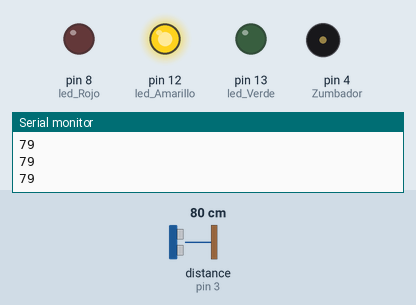
This sketch was run on a simulated Arduino Uno, built with avr-gcc and run on an emulated ATmega328P. On the bench: output pins drawn as LEDs (lit = HIGH), buzzer (waves = sounding, pin HIGH), the last lines printed to the serial monitor. Wiring (inferred from the names in the program): ultrasonic range finder: trigger pin 2; echo pin 3. The test bench sets the inputs (shaded band); at power-on: distance to the obstacle (sensor on pin 3) 80 cm. The echo pulse lasts 58.3 µs per cm; pins used as bus, display or sensor lines are not drawn.

Above: at 1.2 s.
1.3 s: distance to the obstacle (sensor on pin 3) set to 57 cm
2.8 s: distance to the obstacle (sensor on pin 3) set to 48 cm
At 3.1 s:
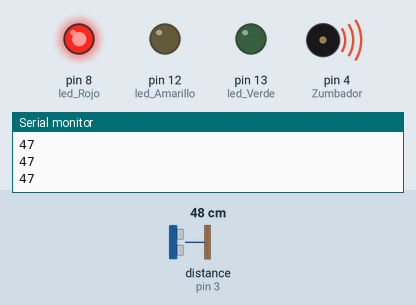
4.3 s: distance to the obstacle (sensor on pin 3) set to 60 cm
At 5.0 s:
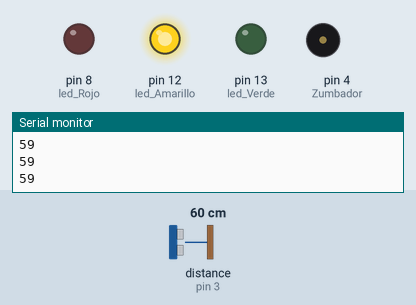
5.9 s: distance to the obstacle (sensor on pin 3) set to 2 cm
At 7.2 s:
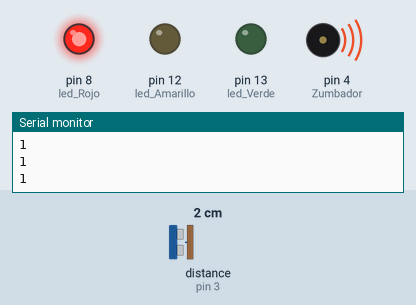
7.5 s: distance to the obstacle (sensor on pin 3) set to 120 cm
At 7.9 s:
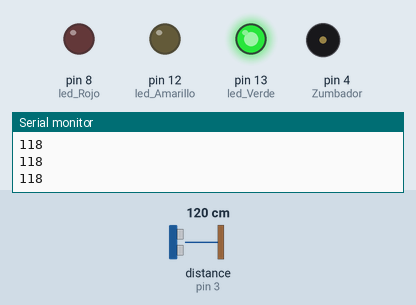
9.0 s: distance to the obstacle (sensor on pin 3) set to 105 cm
10.5 s: distance to the obstacle (sensor on pin 3) set to 98 cm
At 11.7 s:
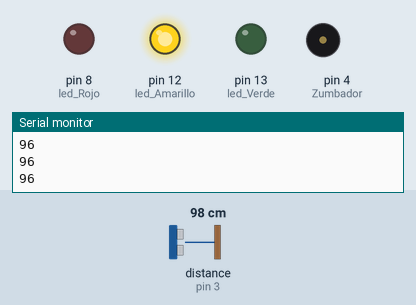
Timing chart, 0 to 13.0 s (numbered marks = the images above; inputs shaded):
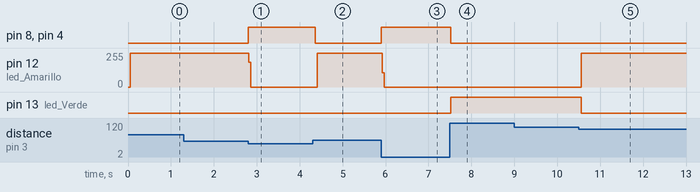

Measured:
- the behaviour switches between 52 and 51 cm on distance to the obstacle (sensor on pin 3) (found by bisection; images 0 and 1)
- the behaviour switches between 103 and 102 cm on distance to the obstacle (sensor on pin 3) (found by bisection; images 4 and 5)
- after the input at 2.8 s, pin 8 (led_Rojo), pin 4 (Zumbador): LOW → HIGH at once; pin 12 (led_Amarillo): 255/255 → 0/255 at once
- after the input at 4.3 s, pin 8 (led_Rojo), pin 4 (Zumbador): HIGH → LOW after 0.06 s; pin 12 (led_Amarillo): 0/255 → 254/255 after 0.11 s
- after the input at 5.9 s, pin 8 (led_Rojo), pin 4 (Zumbador): LOW → HIGH at once; pin 12 (led_Amarillo): 254/255 → 0/255 at once
- after the input at 7.5 s, pin 8 (led_Rojo), pin 4 (Zumbador): HIGH → LOW at once; pin 13 (led_Verde): LOW → HIGH at once
- after the input at 10.5 s, pin 12 (led_Amarillo): 0/255 → 255/255 after 0.06 s; pin 13 (led_Verde): HIGH → LOW after 0.06 s

The sketch:

Sensor_de_Distancia.ino
```cpp
// C++ code
//

const int led_Verde = 13;
const int led_Amarillo = 12;
const int led_Rojo = 8;
const int Trigger = 2;
const int Echo = 3;
const int Zumbador = 4;

void color_Cerca() { //Definir color distancia cercana
  digitalWrite(led_Verde, LOW);
  digitalWrite(led_Amarillo, LOW);
  digitalWrite(led_Rojo, HIGH);
}

void color_Medio(){ //Definir color distancia media
  digitalWrite(led_Verde, LOW);
  digitalWrite(led_Amarillo, HIGH);
  digitalWrite(led_Rojo, LOW);
}

void  color_Lejos(){//Definir color distancia lejana
  digitalWrite(led_Verde, HIGH);
  digitalWrite(led_Amarillo, LOW);
  digitalWrite(led_Rojo, LOW);
 }

void zumbador_Encendido(){
  digitalWrite(Zumbador,HIGH);
  delay(100);
}

  void setup(){ //Configuración de pines y serial
  pinMode(led_Verde, OUTPUT);
  pinMode(led_Amarillo, OUTPUT);
  pinMode(led_Rojo, OUTPUT);
  pinMode(Trigger, OUTPUT);
  pinMode(Zumbador, OUTPUT);
  pinMode(Echo, INPUT);
  digitalWrite(Trigger, LOW);
  Serial.begin(9600);
}

void loop(){
long t;
long d;
digitalWrite(Trigger, HIGH);
delayMicroseconds(10);
digitalWrite(Trigger, LOW);
t = pulseIn(Echo, HIGH);
d = t/59;

//Configuración serial
Serial.print(d);
Serial.println();

//Configuración funcionamiento leds
if (d <= 200){
    color_Lejos();
  }
if (d <= 100){
    color_Medio();
  }

if (d <= 50){
    color_Cerca();
  zumbador_Encendido();
}

  else{
    digitalWrite(Zumbador,LOW);

  }

}
```
